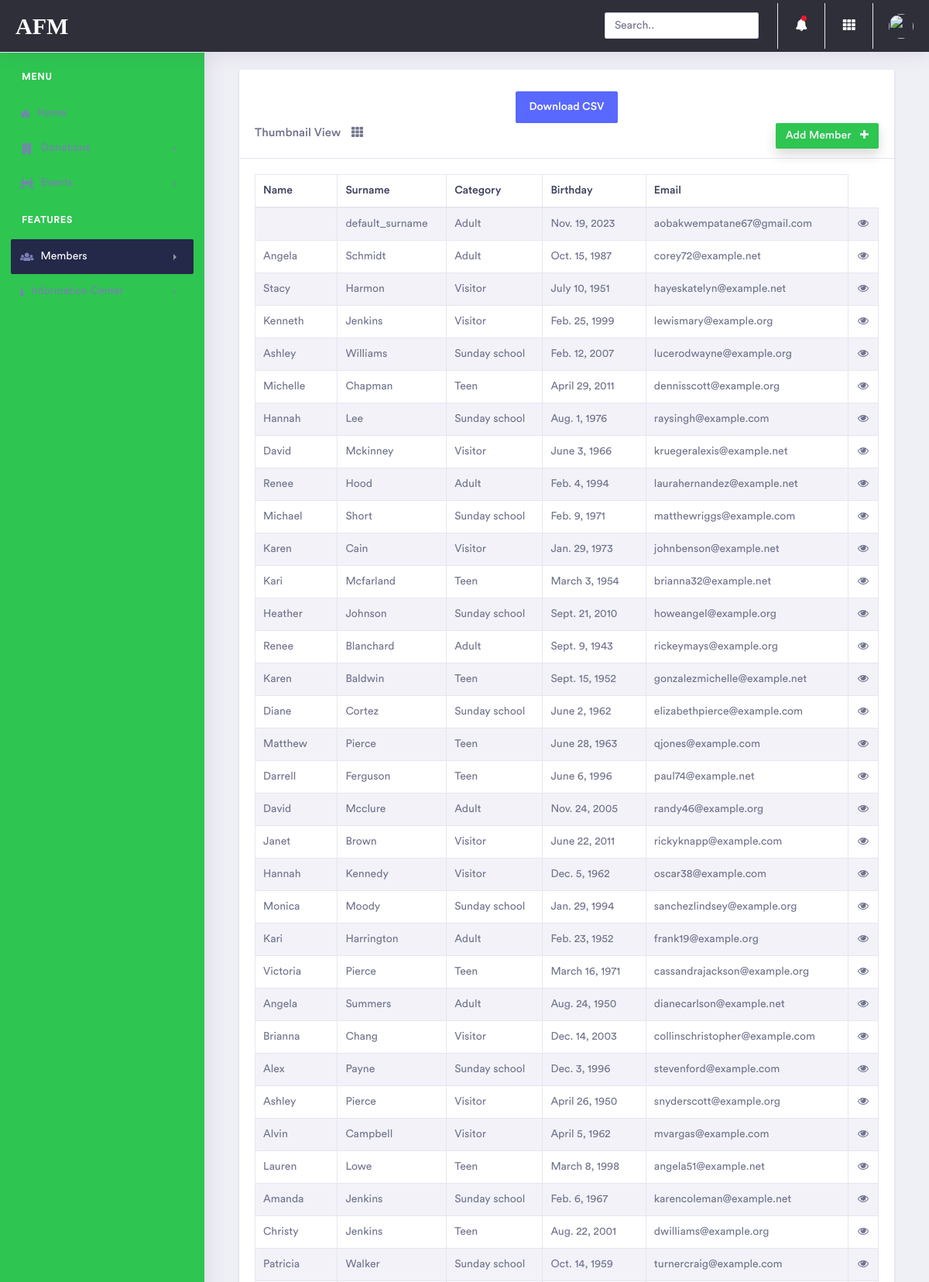
The page /members/table/ (signed in, upper part) on the database its author committed.
### Member/models.py (models this page shows)
class Member(AbstractUser):
    ADULT = 'Adult'
    TEEN = 'Teen'
    SUNDAY_SCHOOL = 'Sunday school'
    VISITOR = 'Visitor'
    CATEGORY_CHOICES = [
        (ADULT, 'Adult'),
        (TEEN, 'Teen'),
        (SUNDAY_SCHOOL, 'Sunday School'),
        (VISITOR, 'Visitor'),
    ]
    name = models.CharField(max_length=255)
    surname = models.CharField(max_length=255, default='default_surname')
    category = models.CharField(
        max_length=20,
        choices=CATEGORY_CHOICES,
        default=ADULT,  # Set the default category to Adult
    )
    birthday = models.DateField(max_length=255, default=timezone.now)
    email = models.CharField(max_length=255)
    groups = models.ManyToManyField(
        Group,
        verbose_name=_('groups'),
        blank=True,
        help_text=_('The groups this user belongs to.'),
        related_name='member_groups',  # Add related_name to avoid clashes
    )
    user_permissions = models.ManyToManyField(
        Permission,
        verbose_name=_('user permissions'),
        blank=True,
        help_text=_('Specific permissions for this user.'),
        related_name='member_user_permissions',  # Add related_name to avoid clashes
    )
    objects = MemberManager()
    def __str__(self):
        return self.username

### Member/views.py (the view)
# urls.py: path('table/', table_members, name="table_members"),
@login_required
def table_members(request):
    template = "members/table.html"
    members = Member.objects.filter(is_active=True)
    profile = UserProfile.objects.get_or_create(user=request.user)
    context = {"members": members, "members_active_list": "active", "profile": profile}
    return render(request, template, context)

### templates/members/table.html (shortened to what this page needs)
{% extends 'base.html' %}
{% block content %}
    <div class="dashboard-wrapper">
        <div class="container-fluid dashboard-content">
            <div class="col-xl-12 col-lg-12 col-md-12 col-sm-12 col-12">
            <div class="card">
                <h5 class="card-header">
                    <div class="text-center mt-3">
                        <a href="{% url 'download_csvMember' %}" class="btn btn-primary">Download CSV</a>
                    </div>
                    {% if user.is_superuser %}<a href="{% url 'add_member' %}" class="btn btn-sm btn-success shadow float-right text-light ml-5">Add Member <i class="fa fa-plus ml-2"></i></a>{% endif %}
                    <a href="{% url 'thumbnail_members' %}">Thumbnail View <i class="ml-2 fas fa-fw fa-th"></i></a></h5>
                <div class="card-body">
                    <div class="table-responsive">
                        <table class="table table-striped table-bordered first">
                            <thead>
                                <tr>
                                    <th>Name</th>
                                    <th>Surname</th>
                                    <th>Category</th>
                                    <th>Birthday</th>
                                    <th>Email</th>
                                </tr>
                            </thead>
                            <tbody>
                            {% for member in members %}
                                <tr>
                                    <td>{{ member.name }}</td>
                                    <td>{{ member.surname }}</td>
                                    <td>{{ member.category }}</td>
                                    <td>{{ member.birthday }}</td>
                                    <td>{{ member.email }}</td>
                                    <td class="text-center"><a href="{% url 'detail_member' member.pk %}"><i class="fa fa-eye"></i></a></td>
                                </tr>
                            {% endfor %}
                            </tbody>
                        </table>
                    </div>
                </div>
            </div>
     </div>
        </div>
{% endblock content %}

### templates/base.html (shortened to what this page needs)
{% load static %}
<!doctype html>
<html lang="en">
<head>
    <link rel="stylesheet" href="{% static 'assets/vendor/bootstrap/css/bootstrap.min.css' %}">
    <link href="{% static 'assets/vendor/fonts/circular-std/style.css' %}" rel="stylesheet">
    <link rel="stylesheet" href="{% static 'assets/libs/css/style.css' %}">
    <link rel="stylesheet" href="{% static 'assets/vendor/fonts/fontawesome/css/fontawesome-all.css' %}">
    <link href="{% static 'assets/personal/font-awesome-4.7.0/css/font-awesome.min.css' %}" rel="stylesheet" />
    <link rel="stylesheet" href="{% static 'assets/vendor/fonts/material-design-iconic-font/css/materialdesignicons.min.css' %}">
</head>
<body>
    {% block main_content %}
        <div class="dashboard-main-wrapper">
             <div class="dashboard-header">
                <nav class="navbar navbar-expand-lg bg-dark fixed-top">
         <a class="navbar-brand" href="{% url 'home' %}" style="color: rgb(255, 255, 255); font-family:Lucida Handwriting; ">AFM</a>
                    <div class="collapse navbar-collapse" id="navbarSupportedContent">
                        <ul class="navbar-nav ml-auto navbar-right-top">
                            <li class="nav-item">
                                <div id="custom-search" class="top-search-bar">
                                    <input class="form-control" type="text" placeholder="Search..">
                                </div>
                            </li>
                            <li class="nav-item dropdown notification">
                                <a class="nav-link nav-icons" href="#" id="navbarDropdownMenuLink1" data-toggle="dropdown" aria-haspopup="true" aria-expanded="false"><i class="fas fa-fw fa-bell text-white"></i> <span class="indicator"></span></a>
                            </li>
                            <li class="nav-item dropdown connection">
                                <a class="nav-link" href="#" id="navbarDropdown" role="button" data-toggle="dropdown" aria-haspopup="true" aria-expanded="false"> <i class="fas fa-fw fa-th text-white"></i> </a>
                            </li>
                            <li class="nav-item dropdown nav-user">
                                <a class="nav-link nav-user-img" href="#" id="navbarDropdownMenuLink2" data-toggle="dropdown" aria-haspopup="true" aria-expanded="false"><img src="{% if not profile  %}{% static 'assets/images/avatar-1.jpg' %}{% else %}{{ profile.picture.url }}{% endif %}" alt="" class="user-avatar-md rounded-circle"></a>
                            </li>
                        </ul>
                    </div>
                </nav>
            </div>
            <div class="nav-left-sidebar sidebar-dark bg-success">
                <div class="menu-list">
                    <nav class="navbar navbar-expand-lg navbar-light">
                        <div class="collapse navbar-collapse" id="navbarNav">
                            <ul class="navbar-nav flex-column">
                                <li class="nav-divider text-white">
                                    Menu
                                </li>
                                <li class="nav-item"><a href="{% url 'home' %}" class="nav-link {{ home_active }}"><i class="fa fa-home"></i>Home</a></li>
                                <li class="nav-item ">
                                    <a class="nav-link {{ donations_active_add }}{{ donations_active_list }}" href="#" data-toggle="collapse" aria-expanded="false" data-target="#submenu-1" aria-controls="submenu-1"><i class="fa fa-fw fa-building"></i>Donations<span class="badge badge-success">6</span></a>
                                </li>
                                <li class="nav-item">
                                    <a href="#" class="nav-link {{ events_activate_add }}{{ events_activate_list }}" data-toggle="collapse" aria-expanded="false" data-target="#shepherd-submenu" aria-controls="shepherd-submenu"><i class="fas fa-people-carry"></i>Events</a>
                                </li>
                                <li class="nav-divider text-white">
                                    Features
                                </li>
                                <li class="nav-item">
                                    <a href="#" class="nav-link {{ members_active_list }}{{ members_active_add }}" data-toggle="collapse" aria-expanded="false" data-target="#members-submenu" aria-controls="members-submenu"><i class="fas fa-users"></i>Members</a>
                                </li>
                                <li class="nav-item">
                                    <a href="#" class="nav-link" data-toggle="collapse" aria-expanded="false" data-target="#information" aria-controls="information"><i class="fa fa-info"></i>Information Center</a>
                                </li>
                            </ul>
                        </div>
                    </nav>
                </div>
            </div>
            {% block content %}
            {% endblock content %}
        </div>
        </div>
    {% endblock main_content %}
</body>
</html>

### rows shown on the page
Member: surname "default_surname", category "Adult", birthday "Nov. 19, 2023", email "aobakwempatane67@gmail.com"
Member: name "Angela", surname "Schmidt", category "Adult", birthday "Oct. 15, 1987", email "corey72@example.net"
Member: name "Stacy", surname "Harmon", category "Visitor", birthday "July 10, 1951", email "hayeskatelyn@example.net"
Member: name "Kenneth", surname "Jenkins", category "Visitor", birthday "Feb. 25, 1999", email "lewismary@example.org"
Member: name "Ashley", surname "Williams", category "Sunday school", birthday "Feb. 12, 2007", email "lucerodwayne@example.org"
Member: name "Michelle", surname "Chapman", category "Teen", birthday "April 29, 2011", email "dennisscott@example.org"
Member: name "Hannah", surname "Lee", category "Sunday school", birthday "Aug. 1, 1976", email "raysingh@example.com"
Member: name "David", surname "Mckinney", category "Visitor", birthday "June 3, 1966", email "kruegeralexis@example.net"
Member: name "Renee", surname "Hood", category "Adult", birthday "Feb. 4, 1994", email "laurahernandez@example.net"
Member: name "Michael", surname "Short", category "Sunday school", birthday "Feb. 9, 1971", email "matthewriggs@example.com"
Member: name "Karen", surname "Cain", category "Visitor", birthday "Jan. 29, 1973", email "johnbenson@example.net"
Member: name "Kari", surname "Mcfarland", category "Teen", birthday "March 3, 1954", email "brianna32@example.net"
Member: name "Heather", surname "Johnson", category "Sunday school", birthday "Sept. 21, 2010", email "howeangel@example.org"
Member: name "Renee", surname "Blanchard", category "Adult", birthday "Sept. 9, 1943", email "rickeymays@example.org"
Member: name "Karen", surname "Baldwin", category "Teen", birthday "Sept. 15, 1952", email "gonzalezmichelle@example.net"
Member: name "Diane", surname "Cortez", category "Sunday school", birthday "June 2, 1962", email "elizabethpierce@example.com"
Member: name "Matthew", surname "Pierce", category "Teen", birthday "June 28, 1963", email "qjones@example.com"
Member: name "Darrell", surname "Ferguson", category "Teen", birthday "June 6, 1996", email "paul74@example.net"
Member: name "David", surname "Mcclure", category "Adult", birthday "Nov. 24, 2005", email "randy46@example.org"
Member: name "Janet", surname "Brown", category "Visitor", birthday "June 22, 2011", email "rickyknapp@example.com"
Member: name "Hannah", surname "Kennedy", category "Visitor", birthday "Dec. 5, 1962", email "oscar38@example.com"
Member: name "Monica", surname "Moody", category "Sunday school", birthday "Jan. 29, 1994", email "sanchezlindsey@example.org"
Member: name "Kari", surname "Harrington", category "Adult", birthday "Feb. 23, 1952", email "frank19@example.org"
Member: name "Victoria", surname "Pierce", category "Teen", birthday "March 16, 1971", email "cassandrajackson@example.org"
Member: name "Angela", surname "Summers", category "Adult", birthday "Aug. 24, 1950", email "dianecarlson@example.net"
Member: name "Brianna", surname "Chang", category "Visitor", birthday "Dec. 14, 2003", email "collinschristopher@example.com"
Member: name "Alex", surname "Payne", category "Sunday school", birthday "Dec. 3, 1996", email "stevenford@example.com"
Member: name "Ashley", surname "Pierce", category "Visitor", birthday "April 26, 1950", email "snyderscott@example.org"
Member: name "Alvin", surname "Campbell", category "Visitor", birthday "April 5, 1962", email "mvargas@example.com"
Member: name "Lauren", surname "Lowe", category "Teen", birthday "March 8, 1998", email "angela51@example.net"
Member: name "Amanda", surname "Jenkins", category "Sunday school", birthday "Feb. 6, 1967", email "karencoleman@example.net"
Member: name "Christy", surname "Jenkins", category "Teen", birthday "Aug. 22, 2001", email "dwilliams@example.org"
Member: name "Patricia", surname "Walker", category "Sunday school", birthday "Oct. 14, 1959", email "turnercraig@example.com"
